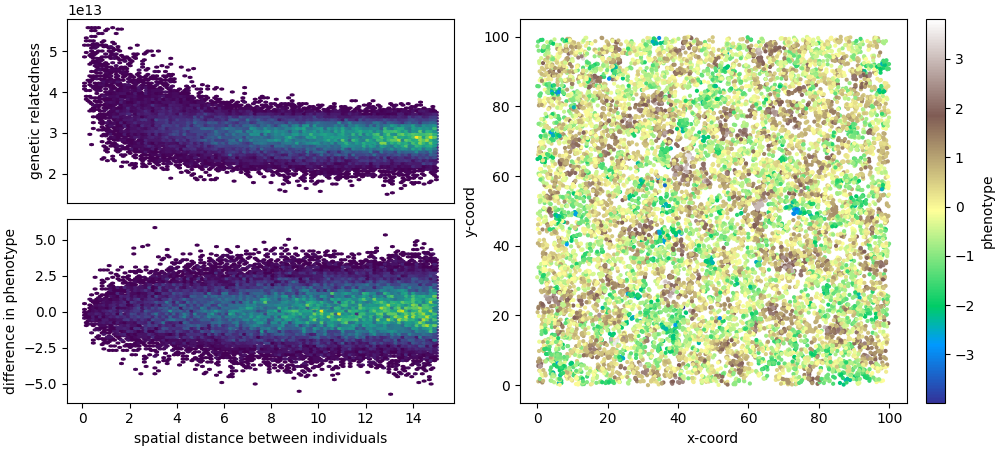

Python code for this plot:
import subprocess
import tskit
import tstrait
import msprime
import pickle
import tszip
import numpy as np
import os
import argparse
import warnings

import matplotlib.pyplot as plt


docstring = \
r"""
- Simulate ARG under spatial model with local density regulation using SLiM
- Write out pedigree information from tracked ancestral individuals into msprime.PedigreeBuilder
- Simulate conditional on pedigree with msprime
- Simulate neutral mutations on top of genealogies
- Assign effect size to mutations with tstrait
- Make some sanity checks (e.g. fine-scale spatial clustering of close relatives, phenotypes)
"""

slim_model = r"""
initialize() {
    initializeSLiMModelType("nonWF");
    initializeSLiMOptions(dimensionality="xy");
    
    // This model uses tree-sequence recording, but it is optional
    initializeTreeSeq();
    
    defaults = Dictionary(
        "SEED", 5,         // random seed
        "SD", 0.3,         // sigma_D, dispersal distance 
        "SX", 0.3,         // sigma_X, interaction distance for measuring local density
        "SM", 0.3,         // sigma_M, mate choice distance
        "K", 20,           // carrying capacity per unit area 20 10 5 5 5
        "LIFETIME", 4,     // average life span
        "WIDTH", 25.0,     // width of the simulated area
        "HEIGHT", 25.0,    // height of the simulated area
        "RUNTIME", 200000, // total number of ticks to run the simulation for
        "L", 1e8,          // genome length
        "R", 1e-8,         // recombination rate
        "MU", 0            // mutation rate
    );  
    
    // Set up parameters with a user-defined function
    setupParams(defaults);
    
    // Set up constants that depend on externally defined parameters
    defineConstant("FECUN", 1 / LIFETIME);
    defineConstant("RHO", FECUN / ((1 + FECUN) * K));
    defineConstant("PARAMS", defaults);
    
    setSeed(SEED);
    
    // basic neutral genetics
    initializeMutationRate(MU);
    initializeMutationType("m1", 0.5, "f", 0.0);
    initializeGenomicElementType("g1", m1, 1.0);
    initializeGenomicElement(g1, 0, L-1);
    initializeRecombinationRate(R);
    
    // spatial interaction for local density measurement
    initializeInteractionType(1, "xy", reciprocal=T, maxDistance=3 * SX);
    i1.setInteractionFunction("n", 1, SX);
    
    // spatial interaction for mate choice
    initializeInteractionType(2, "xy", reciprocal=T, maxDistance=3 * SM);
    i2.setInteractionFunction("n", 1, SM);
}

1 first() {
    sim.addSubpop("p0", asInteger(K * WIDTH * HEIGHT));
    p0.setSpatialBounds(c(0, 0, WIDTH, HEIGHT));
    p0.individuals.setSpatialPosition(p0.pointUniform(p0.individualCount));

    // Remember founders
    sim.treeSeqRememberIndividuals(p0.individuals, permanent=T);
}

first() {
    // preparation for the reproduction() callback
    i2.evaluate(p0);
}

reproduction() {
    mate = i2.drawByStrength(individual, 1);
    if (mate.size())
        subpop.addCrossed(individual, mate, count=rpois(1, FECUN));
}

early() {
    // Disperse offspring
    offspring = p0.subsetIndividuals(maxAge=0);
    p0.deviatePositions(offspring, "reprising", INF, "n", SD);
        
    // Measure local density and use it for density regulation
    i1.evaluate(p0);
    inds = p0.individuals;
    competition = i1.localPopulationDensity(inds);
    inds.fitnessScaling = 1 / (1 + RHO * competition);
}

late() {
    if (p0.individualCount == 0) {
        catn("Population went extinct! Ending the simulation.");
        sim.simulationFinished();
    }

    // Remember individuals
    sim.treeSeqRememberIndividuals(p0.individuals, permanent=T);
}

RUNTIME late() {
    catn("End of simulation (run time reached)");
    sim.treeSeqOutput(OUTPATH, metadata=PARAMS);
    sim.simulationFinished();
}

function (void)setupParams(object<Dictionary>$ defaults)
{
    if (!exists("PARAMFILE")) defineConstant("PARAMFILE", "./params.json");
    if (!exists("OUTDIR")) defineConstant("OUTDIR", ".");
    defaults.addKeysAndValuesFrom(Dictionary("PARAMFILE", PARAMFILE, "OUTDIR", OUTDIR));
    
    if (fileExists(PARAMFILE)) {
        defaults.addKeysAndValuesFrom(Dictionary(readFile(PARAMFILE)));
        defaults.setValue("READ_FROM_PARAMFILE", PARAMFILE);
    }
    
    defaults.setValue("OUTBASE", OUTDIR + "/out_" + defaults.getValue("SEED"));
    defaults.setValue("OUTPATH", defaults.getValue("OUTBASE") + ".trees");
    
    for (k in defaults.allKeys) {
        if (!exists(k))
            defineConstant(k, defaults.getValue(k));
        else
            defaults.setValue(k, executeLambda(k + ";"));
    }
    
    // print out default values
    catn("===========================");
    catn("Model constants: " + defaults.serialize("pretty"));
    catn("===========================");
}
"""

if __name__ == "__main__":

    parser = argparse.ArgumentParser(docstring)
    parser.add_argument(
        "--seed", type=int, default=1024,
        help="Random seed",
    )
    parser.add_argument(
        "--spatial-kernel", type=float, default=0.25,
        help="StdDev of dispersal/interaction/mate choice distance "
        "if this is too small, population will go extinct",
    )
    parser.add_argument(
        "--carrying-cap", type=int, default=5,
        help="Local carrying capacity, "
        "if this is too small, population will go extinct",
    )
    parser.add_argument(
        "--spatial-extent", type=float, default=100.0, #default=500.0,
        help="Width of the square spatial domain",
    )
    parser.add_argument(
        "--sequence-length", type=float, default=1e8,
        help="Sequence length in bp",
    )
    parser.add_argument(
        "--recombination-rate", type=float, default=1e-8,
        help="Recombination rate",
    )
    parser.add_argument(
        "--mutation-rate", type=float, default=1.0e-9,
        help="Mutation rate",
    )
    parser.add_argument(
        "--num-causal-mutations", type=int, default=10000,
        help="Number of causal mutations",
    )
    parser.add_argument(
        "--heritability", type=float, default=1.0,
        help="Narrow sense heritability",
    )
    parser.add_argument(
        "--ticks", type=int, default=200,
        help="Number of ticks to run pedigree simulation",
    )
    parser.add_argument(
        "--out-prefix", type=str, default="spatial-simulation",
        help="Output path for tree sequence",
    )
    parser.add_argument(
        "--overwrite", action="store_true",
        help="Overwrite all output",
    )
    parser.add_argument(
        "--overwrite-from-msp", action="store_true",
        help="Overwrite output from msprime simulation onwards",
    )
    args = parser.parse_args()
    logfile = open(args.out_prefix + ".log", "w")

    # SLiM simulation of the (spatial) pedigree
    slim_pedigree_path = args.out_prefix + ".pedigree.trees"
    slim_args = [
        "slim",
        "-d", f"SEED={args.seed}",
        "-d", f"SD={args.spatial_kernel}",
        "-d", f"SX={args.spatial_kernel}",
        "-d", f"SM={args.spatial_kernel}",
        "-d", f"K={args.carrying_cap}",
        "-d", f"LIFETIME=1",
        "-d", f"WIDTH={args.spatial_extent}",
        "-d", f"HEIGHT={args.spatial_extent}",
        "-d", f"RUNTIME={args.ticks}",
        "-d", f"L=1",
        "-d", f"R=0.0",
        "-d", f"OUTPATH='{slim_pedigree_path}'",
    ]
    if not os.path.exists(slim_pedigree_path) or args.overwrite:
        if os.path.exists(slim_pedigree_path): os.remove(slim_pedigree_path)
        result = subprocess.run(slim_args, input=slim_model.encode("ascii"), capture_output=True)
        logfile.write(result.stdout.decode("utf-8"))
        if result.returncode:
            raise ValueError(result.stderr)
        tszip.compress(tskit.load(slim_pedigree_path), slim_pedigree_path)
    

    pedigree_tables_path = args.out_prefix + ".pedigree.tables"
    if not os.path.exists(pedigree_tables_path) or args.overwrite:
        # all individuals are recorded in this tree sequence, whether or not these contribute
        # ancestry to the contemporary individuals, and all of these are marked as samples
        #slim_ts = tskit.load(slim_pedigree_path)
        slim_ts = tszip.decompress(slim_pedigree_path)

        # we'll only record pedigree of newborns
        sample_codes = [
            ind.metadata["pedigree_id"] for ind in slim_ts.individuals()
            if slim_ts.nodes_time[ind.nodes[0]] == 0
        ]
        logfile.write(f"Pedigree has {len(sample_codes)} contemporary samples\n")

        # dump the full pedigree in terms of SLiM codes
        parents = {}
        ages = {}
        locations = {}
        sex = {}
        for ind in slim_ts.individuals():
            ch, p1, p2 = ind.metadata["pedigree_id"], ind.metadata["pedigree_p1"], ind.metadata["pedigree_p2"]
            ages[ch] = slim_ts.nodes_time[ind.nodes[0]]
            sex[ch] = ind.metadata["sex"]
            locations[ch] = ind.location
            parents[ch] = [p1, p2]

        # prune individuals with no descendants from the full pedigree
        ancestors = set()
        curr_generation = set(sample_codes)
        while len(curr_generation):
            ancestors.update(curr_generation)
            next_generation = set()
            for child in curr_generation:
                if not np.any(np.equal(parents[child], tskit.NULL)):  # not a founder
                    next_generation.update(parents[child])
            curr_generation = next_generation

        # stick 'em in the pedigree builder
        time_order = sorted(ancestors, key=lambda n: ages[n])
        id_map = {ind:i for i, ind in enumerate(time_order)}
        pedigree = msprime.PedigreeBuilder(individuals_metadata_schema=tskit.MetadataSchema.permissive_json())
        for ind in time_order:
            founder = ages[ind] == args.ticks
            if founder: assert np.all(np.equal(parents[ind], tskit.NULL))
            uid = pedigree.add_individual(
                time=ages[ind], 
                parents=None if founder else [id_map[p] for p in parents[ind]], 
                is_sample=(ages[ind] == 0),
                metadata={
                    "location_x": locations[ind][0], 
                    "location_y": locations[ind][1], 
                    "sex": sex[ind],
                    "pedigree_id": ind,
                },
            )
            assert uid == id_map[ind]
        pedigree_tables = pedigree.finalise(sequence_length=1)
        tszip.compress(pedigree_tables.tree_sequence(), pedigree_tables_path)
    else:
        pedigree_tables = tszip.decompress(pedigree_tables_path).dump_tables()


    # msprime simulation conditional on pedigree
    genealogies_path = args.out_prefix + ".genealogies.trees"
    if not os.path.exists(genealogies_path) or args.overwrite or args.overwrite_from_msp:
        pedigree_tables.sequence_length = args.sequence_length
        pedigree_ts = msprime.sim_ancestry(
            initial_state=pedigree_tables.tree_sequence(),
            recombination_rate=args.recombination_rate,
            model="fixed_pedigree",
            random_seed=args.seed + 1000,
        )

        # recapitate (complete the genealogies) using "empirical" coalescence
        # rate to get population size, over the latter half of the simulation
        # (which hopefully is old enough to avoid spatial structure)
        population_size = 1 / 2 / pedigree_ts.pair_coalescence_rates(
            time_windows=np.array([0, args.ticks / 2, args.ticks, np.inf]),
        )[1]
        logfile.write(f"Recapitating with population size {population_size}\n")
        logfile.write(
            f"Nodes, edges before recapitating: "
            f"{pedigree_ts.num_nodes}, {pedigree_ts.num_edges}\n"
        )
        full_ts = msprime.sim_ancestry(
            initial_state=pedigree_ts,
            population_size=population_size,
            random_seed=args.seed + 2000,
        )
        logfile.write(
            f"Nodes, edges after recapitating: "
            f"{full_ts.num_nodes}, {full_ts.num_edges}\n"
        )
        full_ts = msprime.sim_mutations(
            full_ts, 
            rate=args.mutation_rate,
            random_seed=args.seed + 3000,
        )
        logfile.write(
            f"Simulated {full_ts.num_mutations} mutations with "
            f"mu={args.mutation_rate}\n"
        )
        logfile.write(
            f"Diversity: {full_ts.diversity():.4f}\n"
            f"Segregating sites: {full_ts.segregating_sites():.4f}\n"
        )
        tszip.compress(full_ts, genealogies_path)
    else:
        full_ts = tszip.decompress(genealogies_path)

    
    # trait simulation with tstrait
    # FIXME: no clue what's realistic here
    phenotype_path = args.out_prefix + ".phenotypes.pkl"
    if not os.path.exists(phenotype_path) or args.overwrite or args.overwrite_from_msp:
        phenotypes = tstrait.sim_phenotype(
            full_ts, 
            model=tstrait.trait_model(distribution="normal", mean=0, var=1),
            num_causal=min(args.num_causal_mutations, full_ts.num_mutations),
            #causal_sites=np.arange(full_ts.num_sites),
            h2=args.heritability,
            random_seed=args.seed + 4000,
        )
        pickle.dump(phenotypes, open(phenotype_path, "wb"))
    else:
        phenotypes = pickle.load(open(phenotype_path, "rb"))
    # NB: presumably the phenotypes aren't correct for internal individuals in
    # the pedigree, as only a partial sequence is recorded for these

    # sanity check: we should have both spatial genetic structure
    # and spatial autocorrelation in phenotype, at least at short distances
    stats_path = args.out_prefix + ".stats.pkl"
    if not os.path.exists(stats_path) or args.overwrite or args.overwrite_from_msp:
        sample_individuals = [
            ind.id for ind in full_ts.individuals() if
            np.bitwise_and(full_ts.nodes_flags[ind.nodes[0]], tskit.NODE_IS_SAMPLE)
        ]
        sample_locations = np.array([
            [ind.metadata["location_x"], ind.metadata["location_y"]]
            for ind in full_ts.individuals() if
            np.bitwise_and(full_ts.nodes_flags[ind.nodes[0]], tskit.NODE_IS_SAMPLE)
        ])
        sample_phenotypes = phenotypes.phenotype['phenotype'].to_numpy()[sample_individuals]
        sample_phenotypes = (sample_phenotypes - sample_phenotypes.mean()) / sample_phenotypes.std()

        # doing all pairwise computations is expensive, so for viz subsample a
        # few individuals relatively evenly in space, then calculate stats that
        # are this focal subset vs everyone else
        focal_points = np.array([
            [x, y] 
            for x in np.linspace(0.1, 0.9, 8) 
            for y in np.linspace(0.1, 0.9, 8)
        ]) * args.spatial_extent
        focal_individuals = np.unique([
            np.argmin(np.linalg.norm(sample_locations - coord[None, :], axis=1))
            for coord in focal_points
        ])
        nonfocal_individuals = np.setdiff1d(
            np.arange(len(sample_individuals)),
            focal_individuals,
        )
        focal_samples = np.array(
            [full_ts.individual(i).nodes for i in focal_individuals]
        ).flatten()
        nonfocal_samples = np.array(
            [full_ts.individual(i).nodes for i in nonfocal_individuals]
        ).flatten()

        # various pairwise measures
        spatial_distances = np.sqrt(
            np.subtract.outer(
                sample_locations[focal_individuals, 0], 
                sample_locations[nonfocal_individuals, 0],
            ) ** 2 +
            np.subtract.outer(
                sample_locations[focal_individuals, 1], 
                sample_locations[nonfocal_individuals, 1],
            ) ** 2
        )
        phenotype_distances = \
            np.subtract.outer(
                sample_phenotypes[focal_individuals], 
                sample_phenotypes[nonfocal_individuals],
            )
        genetic_relatedness = full_ts.genetic_relatedness_vector(
            np.eye(full_ts.num_samples)[:, focal_samples], 
            nodes=nonfocal_samples,
            centre=False,
            mode='branch',
        ).T

        # the GRM is a block matrix [[G_ii G_ij], [G_ji G_jj]] where i,j are the
        # "focal" and "nonfocal" samples above, and `genetic_relatedness` is G_ij.
        # so to collapse into individuals,
        sample_to_ind = np.zeros((len(sample_individuals), full_ts.num_samples))
        for i in sample_individuals: 
            sample_to_ind[i][full_ts.individual(i).nodes] = 1.0
        genetic_relatedness = \
            sample_to_ind[np.ix_(focal_individuals, focal_samples)] @ \
            genetic_relatedness @ \
            sample_to_ind[np.ix_(nonfocal_individuals, nonfocal_samples)].T
        pickle.dump(
            (sample_locations, sample_phenotypes, spatial_distances, 
                phenotype_distances, genetic_relatedness),
            open(stats_path, "wb"),
        )
    else:
        sample_locations, sample_phenotypes, spatial_distances, \
            phenotype_distances, genetic_relatedness = \
                pickle.load(open(stats_path, "rb"))


    fig = plt.figure(figsize=(10, 4.5), constrained_layout=True)
    gsp = fig.add_gridspec(2, 2)
    ax1 = fig.add_subplot(gsp[0, 0])
    ax2 = fig.add_subplot(gsp[1, 0])
    ax3 = fig.add_subplot(gsp[:, 1])

    spat = spatial_distances.flatten()
    phen = phenotype_distances.flatten()
    gene = genetic_relatedness.flatten()
    ax1.hexbin(spat[spat < 15], gene[spat < 15], mincnt=1)
    ax1.set_xticks([])
    ax1.set_ylabel("genetic relatedness")
    ax2.hexbin(spat[spat < 15], phen[spat < 15], mincnt=1)
    ax2.set_ylabel("difference in phenotype")
    ax2.set_xlabel("spatial distance between individuals")
    img = ax3.scatter(
        sample_locations[:, 0], 
        sample_locations[:, 1], 
        s=4, 
        c=sample_phenotypes, 
        cmap="terrain",
    )
    plt.colorbar(img, ax=ax3, label="phenotype")
    ax3.set_xlabel("x-coord")
    ax3.set_ylabel("y-coord")
    plt.savefig(f"{args.out_prefix}.png")
